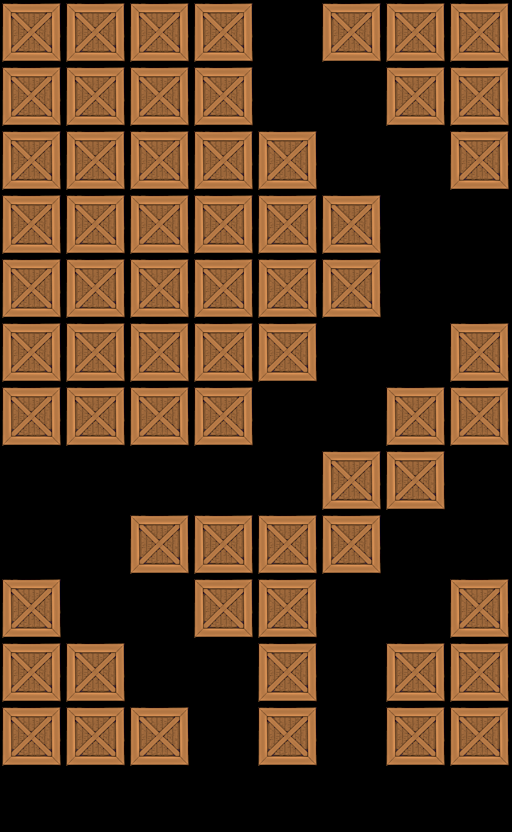

Rendered tile map (Tiled .tmx) drawn with the repository's tilesets; below, a short description and the map source with its tile grids summarised:
An orthogonal 8x13 tile map with 64x64 px tiles, 1 tile layer (Tile Layer 1).

<map version="1.0" orientation="orthogonal" width="8" height="13" tilewidth="64" tileheight="64">
 <tileset firstgid="1" name="crate" tilewidth="64" tileheight="64">
  <image source="../../crate4.png" width="64" height="64" />
 </tileset>
 <layer name="Tile Layer 1" width="8" height="13">
  <data>[104 cells, 64 non-empty, 1 distinct tile ids]</data>
 </layer>
</map>
